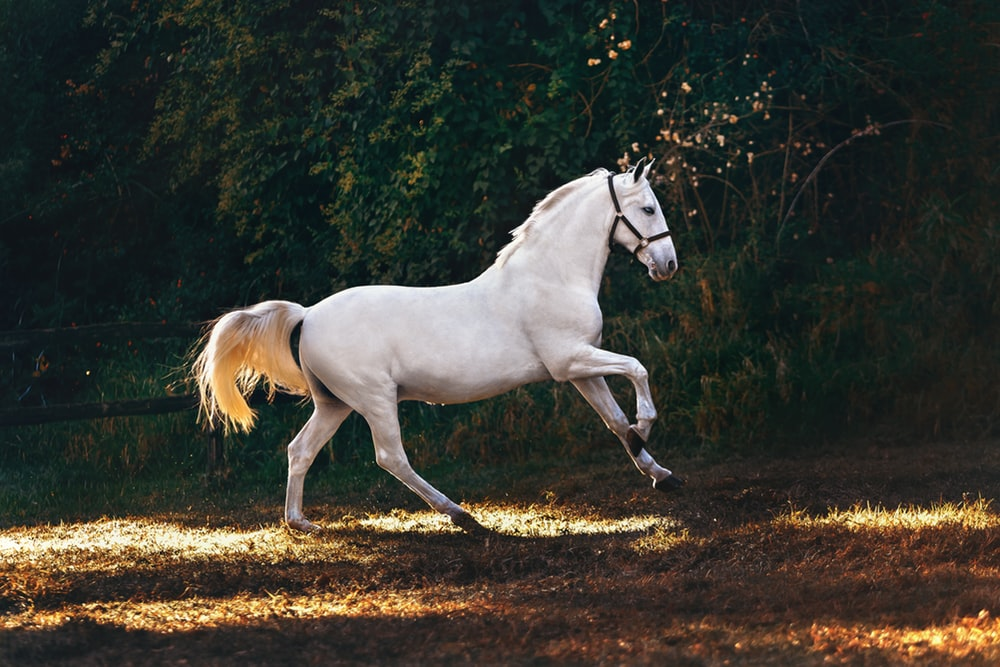
#> input picture Digital Image Processing/OpenCV/gallery/hourse.jpeg, 1000 x 667 px, found by its file name
$ python loadImg.py
#> lines starting #> are read from the running program, lines starting #| are printed output that depends on the picture
import cv2
import numpy as np
import matplotlib.pyplot as plt


bgr = cv2.imread("../../gallery/hourse.jpeg", cv2.IMREAD_COLOR)  # bluish img
#> bgr is the input picture: shape (667, 1000, 3); mean B, G, R 49.1, 57, 57.5
rgb = cv2.cvtColor(bgr, cv2.COLOR_BGR2RGB)

b, g, r = cv2.split(bgr)
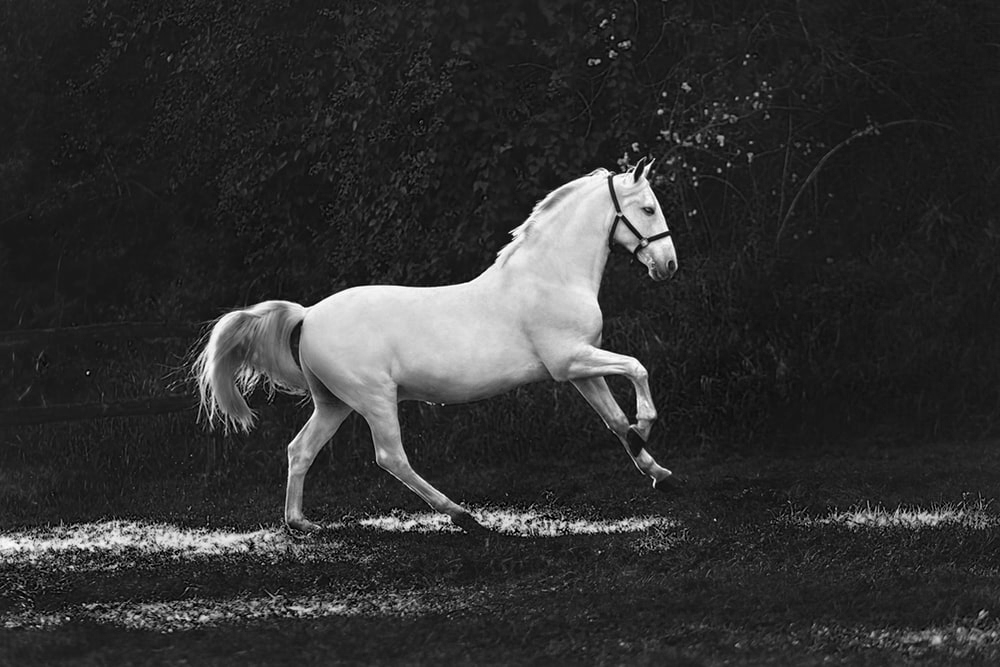
#> b: shape (667, 1000); min 0, max 255, mean 49.1
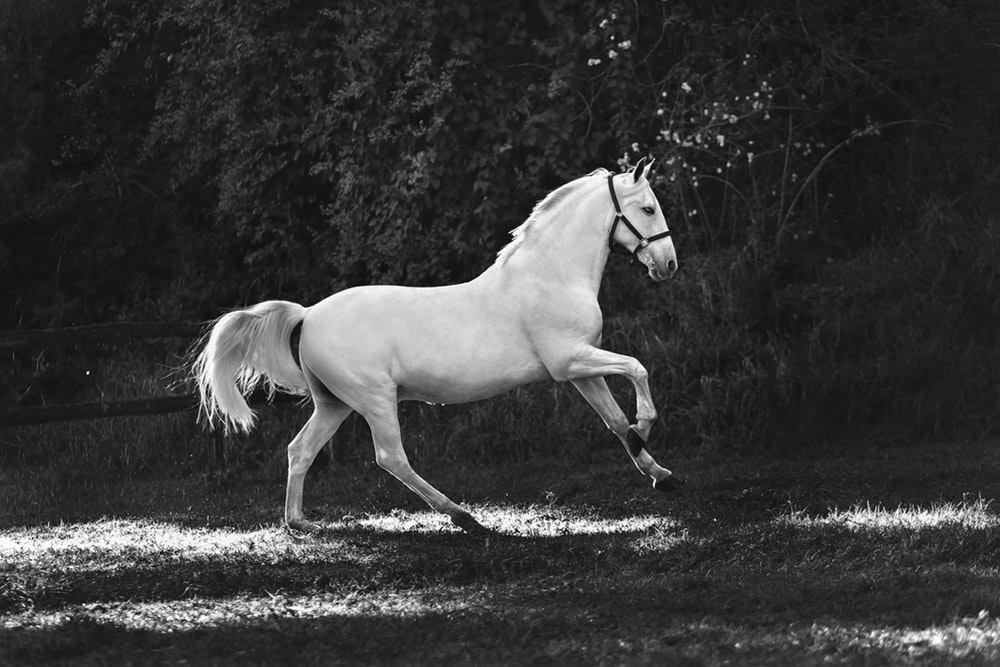
#> g: shape (667, 1000); min 0, max 255, mean 57
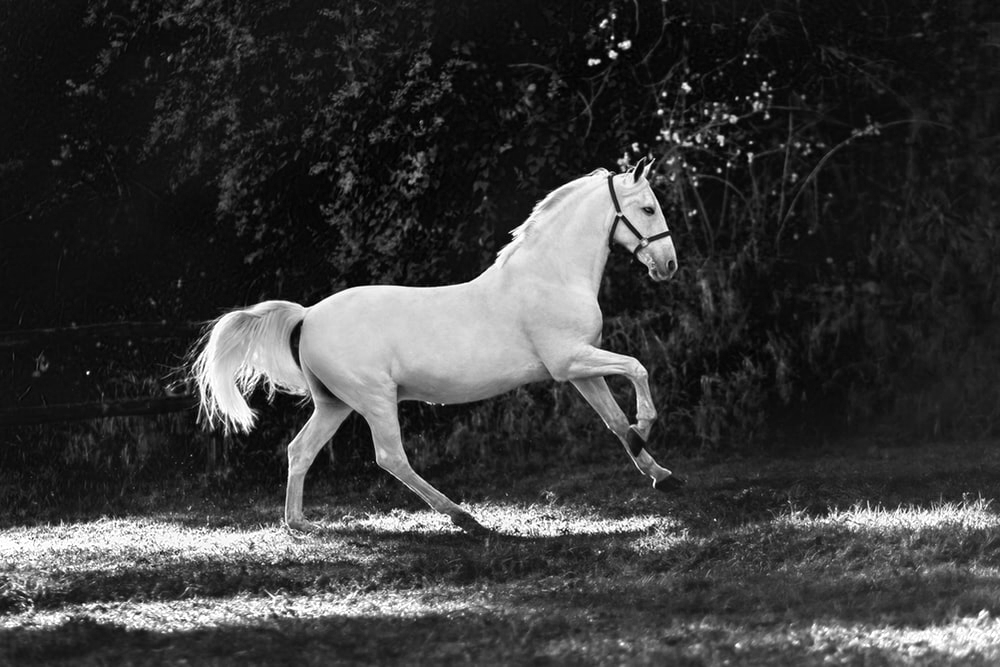
#> r: shape (667, 1000); min 0, max 255, mean 57.5
r *= 0
#> r: shape (667, 1000); every value is 0
g *= 0
bgrN = cv2.merge([b, g, r])
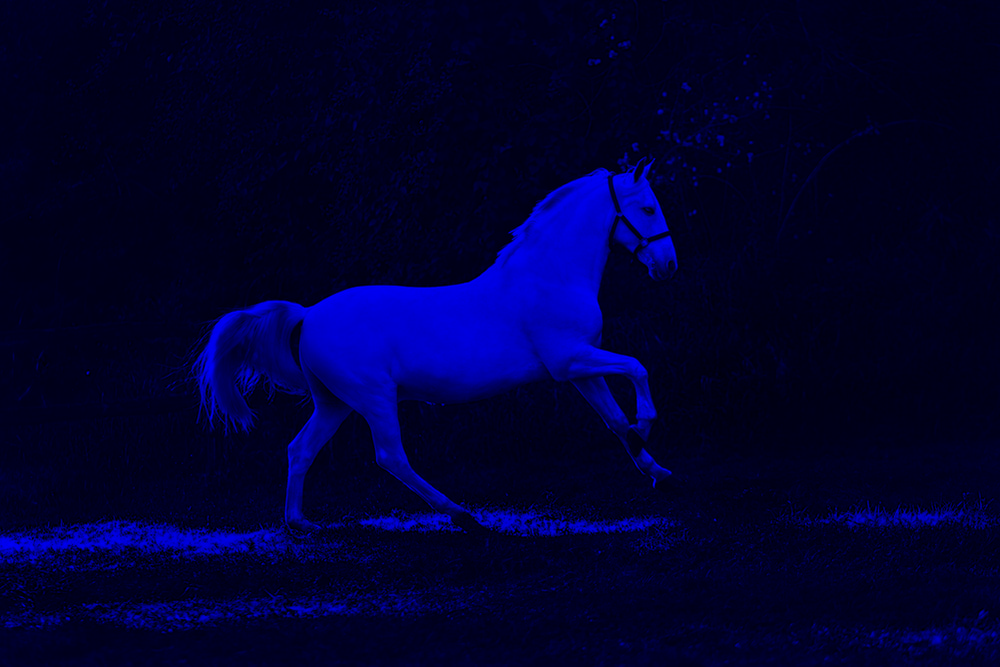
#> bgrN: shape (667, 1000, 3); mean B, G, R 49.1, 0, 0

# [21 lines of commented-out code are left out]
